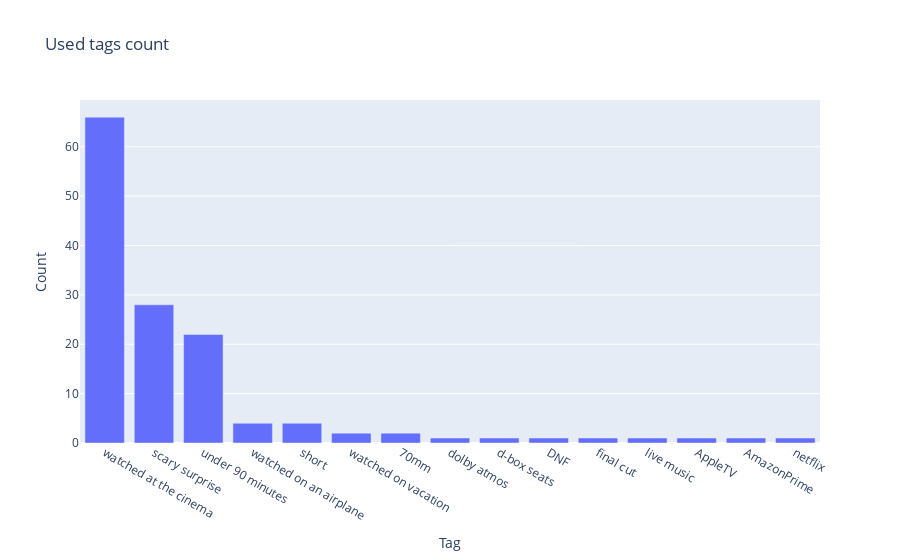

The cell this chart's notebook holds for it:
### Code cell
used_tags = diary_df['tags'].explode().value_counts().reset_index(name='tag_count')
fig = px.bar(used_tags, 
       x='tags', 
       y='tag_count',
       title='Used tags count',
       labels={'tags': 'Tag', 'tag_count': 'Count'})

fig.show()

### Figure 1 — Plotly figure (JSON) as saved in the notebook; plotly's stock layout.template omitted (floating-point values rounded to 4 significant figures)
{"data": [{"hovertemplate": "Tag=%{x}<br>Count=%{y}<extra></extra>", "legendgroup": "", "marker": {"color": "#636efa", "pattern": {"shape": ""}}, "name": "", "orientation": "v", "showlegend": false, "textposition": "auto", "type": "bar", "x": ["watched at the cinema", "scary surprise", "under 90 minutes", "watched on an airplane", "short", "watched on vacation", "70mm", "dolby atmos", "d-box seats", "DNF", "final cut", "live music", "AppleTV", "AmazonPrime", "netflix"], "xaxis": "x", "y": [66, 28, 22, 4, 4, 2, 2, 1, 1, 1, 1, 1, 1, 1, 1], "yaxis": "y"}], "layout": {"barmode": "relative", "legend": {"tracegroupgap": 0}, "title": {"text": "Used tags count"}, "xaxis": {"anchor": "y", "domain": [0, 1], "title": {"text": "Tag"}}, "yaxis": {"anchor": "x", "domain": [0, 1], "title": {"text": "Count"}}}}
